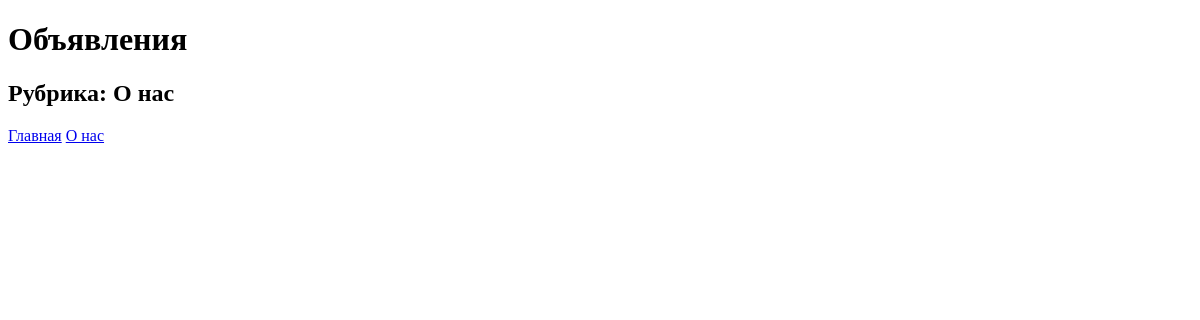
/firstApp/1/, run on an earlier commit of the app's database.
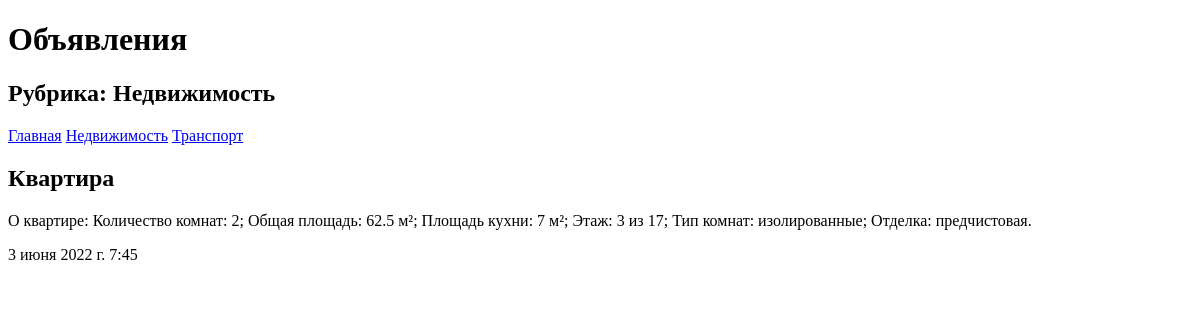
And on a later commit of the database.
### firstApp/models.py (models this page shows, shortened)
class Rubric(models.Model):
    name=models.CharField(max_length=20, db_index=True, verbose_name="Название")
    class Meta:
        verbose_name_plural='Рубрики'
        verbose_name='Рубрика'
        ordering=['name']

class Bb(models.Model):
    title=models.CharField(max_length=50, verbose_name="Товар")
    content=models.TextField(null=True, blank=True, verbose_name="Описание")
    price=models.FloatField(null=True, blank=True, verbose_name="Цена")
    published=models.DateTimeField(auto_now_add=True,db_index=True, verbose_name="Опубликовано")
    rubric = models.ForeignKey('Rubric',null=True,on_delete=models.PROTECT,verbose_name='Рубрика')
    class Meta:
        verbose_name_plural="Объявления"
        verbose_name="Объявление"
        ordering=["-published"]

### firstApp/views.py (the view)
# urls.py: path('<int:rubric_id>/',by_rubric, name='by_rubric'),
def by_rubric(request, rubric_id):
    bbs=Bb.objects.filter(rubric=rubric_id)
    rubrics=Rubric.objects.all()
    current_rubric=Rubric.objects.get(pk=rubric_id)
    context={'bbs':bbs, 'rubrics':rubrics,'current_rubric':current_rubric}
    return render(request,'by_rubric.html',context) #firstApp/by_rubric.html firstApp/templates/by_rubric.html ---???

### firstApp/templates/by_rubric.html (shortened to what this page needs)
<!DOCTYPE html>
    <head>
    </head>
    <body>
        <h1>Объявления</h1>
        <h2>Рубрика: {{current_rubric.name}}</h2>
        <div>
            <a href="/firstApp/">Главная</a>
            {% for rubric in rubrics %}
            <a href ="/firstApp/ {{ rubric.pk }}/">{{ rubric.name }}</a>
            {% endfor %}
        </div>
        {% for bb in bbs %}
        <div>
            <h2>{{ bb.title }}</h2>
            <p2>{{ bb.content }}</p2>
            <p>{{ bb.published }}</p>
        </div>
        {% endfor %}
    </body>
</html>

What changed in the data, as far as the page shows it:
changed Rubric: name "О нас" → "Недвижимость"
added Rubric: name "Транспорт"
added Bb: title "Квартира", content "О квартире: Количество комнат: 2; Общая площадь: 62.5 м²; Площадь кухни: 7 м²; Этаж: 3 из 17; Тип комнат: изолированные; Отделка: предчистовая.", published "3 июня 2022 г. 7:45"
